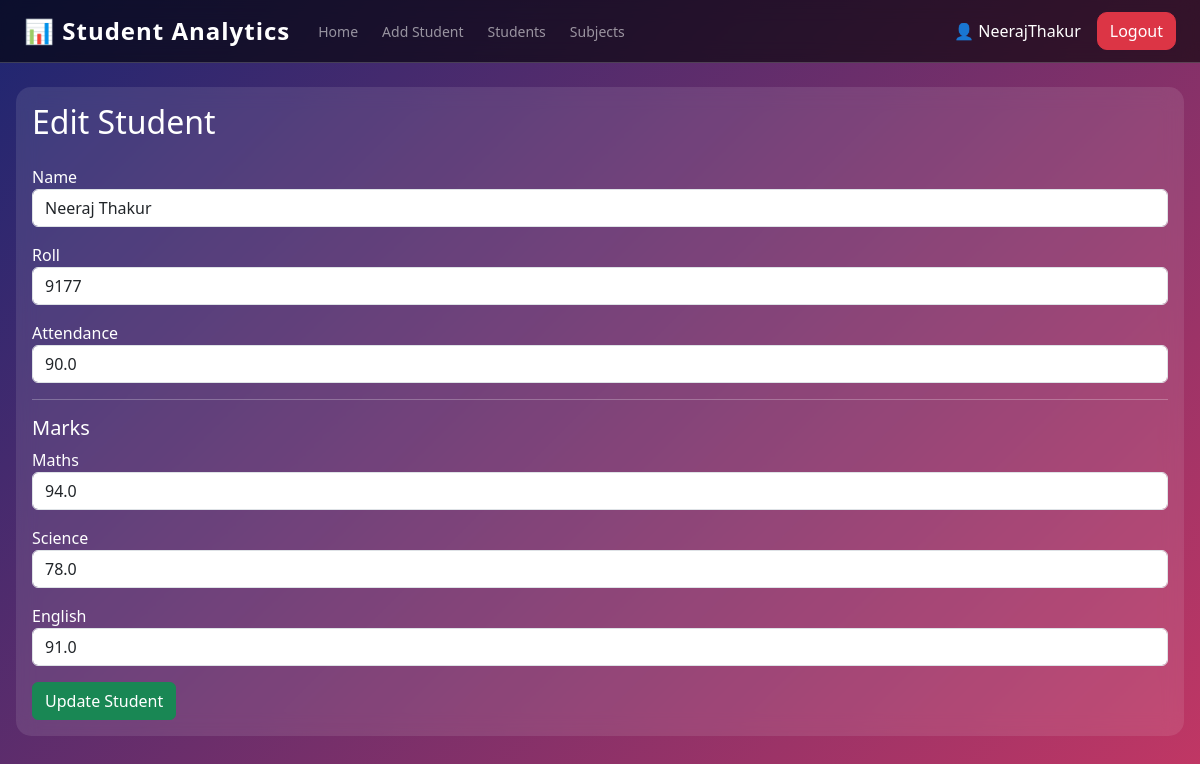
Before: /edit/1 (signed in) with the older database file.
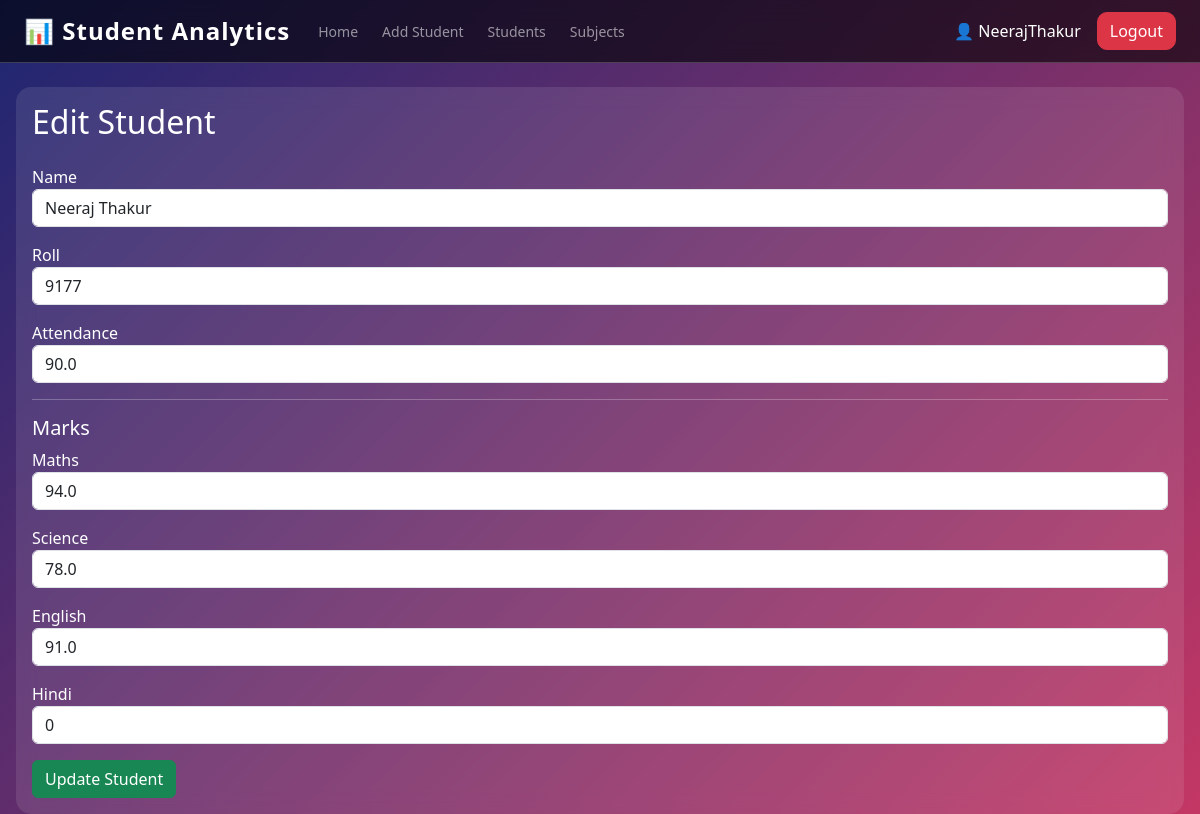
After: the same page with the newer database file.
### tables this page shows
CREATE TABLE subjects (
        id INTEGER PRIMARY KEY AUTOINCREMENT,
        subject_name TEXT UNIQUE NOT NULL
    );

CREATE TABLE marks (
        id INTEGER PRIMARY KEY AUTOINCREMENT,
        student_id INTEGER,
        subject_id INTEGER,
        marks REAL,
        FOREIGN KEY(student_id) REFERENCES students(id),
        FOREIGN KEY(subject_id) REFERENCES subjects(id)
    );

### app.py (the view)
@app.route("/edit/<int:id>")
def edit_student(id):
    if "user_id" not in session:
        return redirect("/login")
    conn = sqlite3.connect("students.db")
    cursor = conn.cursor()
    cursor.execute("SELECT * FROM students WHERE id = ? AND user_id = ?", (id, session["user_id"]))
    student = cursor.fetchone()
    cursor.execute("SELECT * FROM subjects")
    subjects = cursor.fetchall()
    cursor.execute("""
        SELECT subject_id, marks
        FROM marks
        WHERE student_id = ?
    """, (id,))
    marks_data = cursor.fetchall()
    marks_dict = {subject_id: marks for subject_id, marks in marks_data}
    conn.close()
    return render_template(
        "edit_student.html",
        student=student,
        subjects=subjects,
        marks_dict=marks_dict
    )

### templates/edit_student.html
{% extends "base.html" %}
{% block content %}
<h2 class="mb-4">Edit Student</h2>
<form method="POST" action="/update/{{ student[0] }}">
    <div class="mb-3">
        <label>Name</label>
        <input type="text" name="name" class="form-control"
               value="{{ student[1] }}" required>
    </div>
    <div class="mb-3">
        <label>Roll</label>
        <input type="number" name="roll" class="form-control"
               value="{{ student[2] }}" required>
    </div>
    <div class="mb-3">
        <label>Attendance</label>
        <input type="number" step="0.01" name="attendance"
               class="form-control"
               value="{{ student[3] }}" required>
    </div>
    <hr>
    <h5>Marks</h5>
    {% for subject in subjects %}
    <div class="mb-3">
        <label>{{ subject[1] }}</label>
        <input type="number" step="0.01"
               name="subject_{{ subject[0] }}"
               class="form-control"
               value="{{ marks_dict.get(subject[0], 0) }}"
               required>
    </div>
    {% endfor %}
    <button type="submit" class="btn btn-success">
        Update Student
    </button>
</form>
{% endblock %}

Changed rows visible on the page:
added subjects: subject_name "Hindi", get "0"
